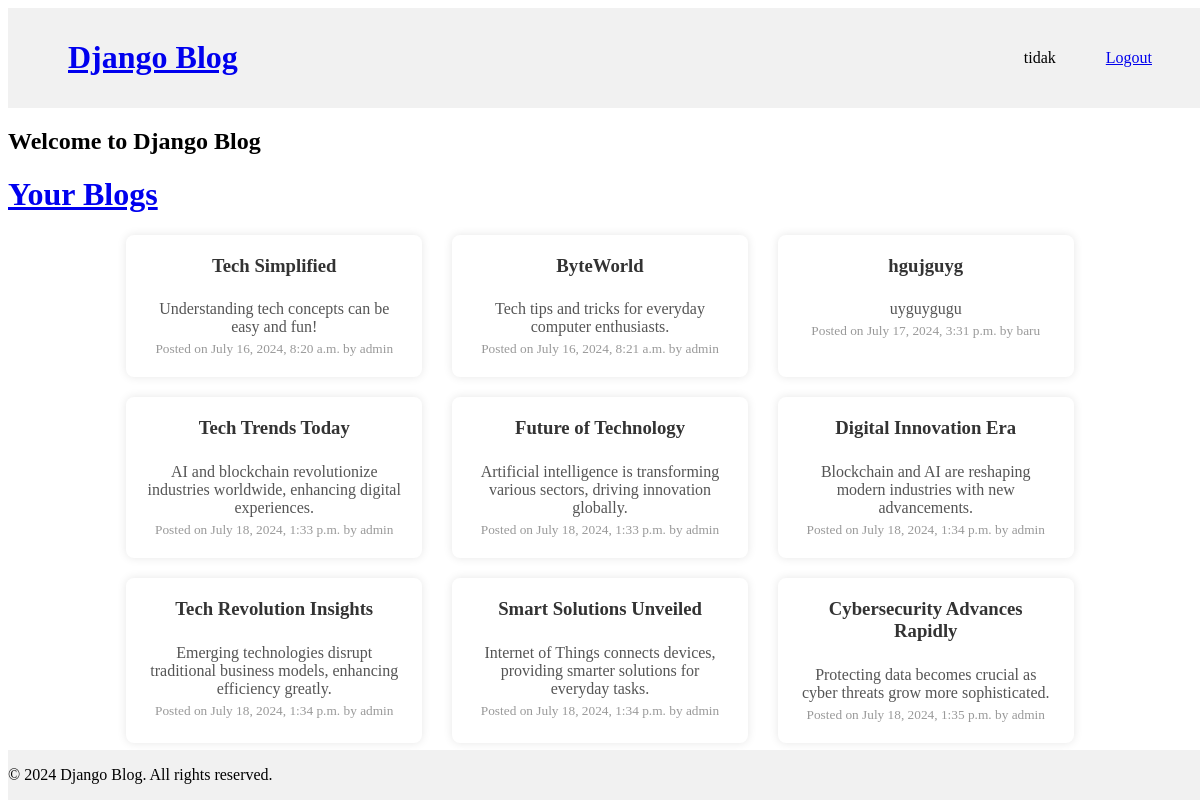
The page / (signed in) on the database its author committed.
### blogs/models.py (models this page shows, shortened)
class Post(models.Model):
    user = models.ForeignKey(User, on_delete=models.CASCADE)
    title = models.CharField(max_length=100)
    content = models.TextField()
    date_posted = models.DateTimeField(default=timezone.now)

### djangoProject/views.py (the view)
# urls.py: 2. Add a URL to urlpatterns:  path('', views.home, name='home')
def home(request):
    posts = Post.objects.all()
    for post in posts:
        post.content = post.content[:100] + '...' if len(post.content) > 100 else post.content
    return render(request, "home.html", {"posts": posts})

### templates/home.html (shortened to what this page needs)
{% load static %}
<!DOCTYPE html>
<html lang="en">
<head>
    <link rel="stylesheet" href="{% static 'css/home.css' %}">
</head>
<body>
    {% include 'header.html' %}
    <div class="container">
        <h2>Welcome to Django Blog</h2>
        <a href="{% url 'blog' %}">
            <h1>Your Blogs</h1>
        </a>
    </div>
    <div class="posts-container">
        {% for post in posts %}
            <div class="post" data-url="{% url 'detailPost' post.pk %}">
                <h3>{{ post.title }}</h3>
                <p>{{ post.content }}</p>
                <small>Posted on {{ post.date_posted }} by {{ post.user.username }}</small>
            </div>
        {% empty %}
            <p class="no-posts">There is post yet :')</p>
        {% endfor %}
    </div>
    {% include 'footer.html' %}
</body>
</html>

### templates/header.html (shortened to what this page needs)
<header>
    <div class="left-section">
        <a href="{% url 'home' %}">
            <h1>Django Blog</h1>
        </a>
    </div>
    {% if request.disable_login != True %}
        <div class="right-section">
            {% if user.is_authenticated %}
                <span class="username">{{ user.username }}</span>
                <a href="{% url 'logout' %}">Logout</a>
            {% else %}
                <a href="{% url 'authentication' %}">Login</a>
            {% endif %}
        </div>
    {% endif %}
</header>

### static/css/home.css (style rules this page uses)
.posts-container { width: 80%; margin: 20px auto; display: flex; flex-wrap: wrap; gap: 20px; justify-content: space-between; }
.post { background-color: #fff; border-radius: 8px; box-shadow: 0 0 10px rgba(0, 0, 0, 0.1); padding: 20px; width: calc(33.33% - 20px); box-sizing: border-box; display: flex; flex-direction: column; align-items: center; text-align: center; }
.post h3 { margin-top: 0; color: #333; }
.post p { margin: 5px 0; color: #555; }
.post small { color: #999; }

### templates/header.html (style rules this page uses)
header { display: flex; justify-content: space-between; align-items: center; padding: 10px; width: 100%; background-color: #f1f1f1; }
.left-section { margin-left: 50px; }
.right-section { display: flex; align-items: center; margin-right: 50px; }
.username { margin-right: 50px; }

### rows shown on the page
Post: title "Tech Simplified", content "Understanding tech concepts can be easy and fun!", date_posted "July 16, 2024, 8:20 a.m.", user.username "admin"
Post: title "ByteWorld", content "Tech tips and tricks for everyday computer enthusiasts.", date_posted "July 16, 2024, 8:21 a.m.", user.username "admin"
Post: title "hgujguyg", content "uyguygugu", date_posted "July 17, 2024, 3:31 p.m.", user.username "baru"
Post: title "Tech Trends Today", content "AI and blockchain revolutionize industries worldwide, enhancing digital experiences.", date_posted "July 18, 2024, 1:33 p.m.", user.username "admin"
Post: title "Future of Technology", content "Artificial intelligence is transforming various sectors, driving innovation globally.", date_posted "July 18, 2024, 1:33 p.m.", user.username "admin"
Post: title "Digital Innovation Era", content "Blockchain and AI are reshaping modern industries with new advancements.", date_posted "July 18, 2024, 1:34 p.m.", user.username "admin"
Post: title "Tech Revolution Insights", content "Emerging technologies disrupt traditional business models, enhancing efficiency greatly.", date_posted "July 18, 2024, 1:34 p.m.", user.username "admin"
Post: title "Smart Solutions Unveiled", content "Internet of Things connects devices, providing smarter solutions for everyday tasks.", date_posted "July 18, 2024, 1:34 p.m.", user.username "admin"
Post: title "Cybersecurity Advances Rapidly", content "Protecting data becomes crucial as cyber threats grow more sophisticated.", date_posted "July 18, 2024, 1:35 p.m.", user.username "admin"

### other values the page prints
{{ user.username }} "tidak"
